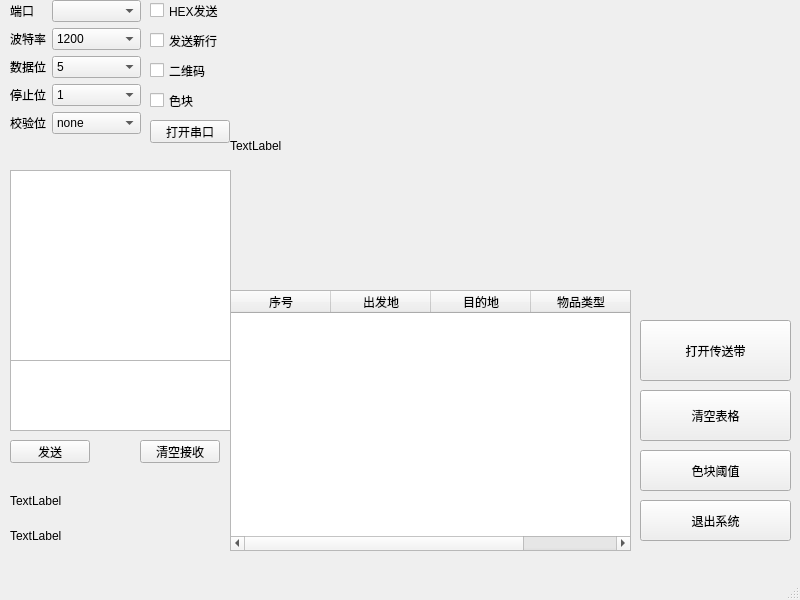
<?xml version="1.0" encoding="UTF-8"?>
<ui version="4.0">
 <class>MainWindow</class>
 <widget class="QMainWindow" name="MainWindow">
  <property name="geometry">
   <rect>
    <x>0</x>
    <y>0</y>
    <width>800</width>
    <height>600</height>
   </rect>
  </property>
  <property name="windowTitle">
   <string>MainWindow</string>
  </property>
  <widget class="QWidget" name="centralwidget">
   <widget class="QLabel" name="label">
    <property name="geometry">
     <rect>
      <x>230</x>
      <y>0</y>
      <width>401</width>
      <height>291</height>
     </rect>
    </property>
    <property name="text">
     <string>TextLabel</string>
    </property>
   </widget>
   <widget class="QPushButton" name="pushButton">
    <property name="geometry">
     <rect>
      <x>640</x>
      <y>500</y>
      <width>151</width>
      <height>41</height>
     </rect>
    </property>
    <property name="text">
     <string>退出系统</string>
    </property>
   </widget>
   <widget class="QPushButton" name="pushButton_3">
    <property name="geometry">
     <rect>
      <x>640</x>
      <y>450</y>
      <width>151</width>
      <height>41</height>
     </rect>
    </property>
    <property name="text">
     <string>色块阈值</string>
    </property>
   </widget>
   <widget class="QPushButton" name="openbt">
    <property name="geometry">
     <rect>
      <x>150</x>
      <y>120</y>
      <width>80</width>
      <height>23</height>
     </rect>
    </property>
    <property name="text">
     <string>打开串口</string>
    </property>
   </widget>
   <widget class="QLabel" name="qrCodeLabel">
    <property name="geometry">
     <rect>
      <x>10</x>
      <y>480</y>
      <width>201</width>
      <height>41</height>
     </rect>
    </property>
    <property name="text">
     <string>TextLabel</string>
    </property>
   </widget>
   <widget class="QWidget" name="layoutWidget">
    <property name="geometry">
     <rect>
      <x>10</x>
      <y>0</y>
      <width>131</width>
      <height>161</height>
     </rect>
    </property>
    <layout class="QFormLayout" name="formLayout">
     <item row="0" column="0">
      <widget class="QLabel" name="label_2">
       <property name="text">
        <string>端口</string>
       </property>
      </widget>
     </item>
     <item row="0" column="1">
      <widget class="QComboBox" name="comboBox"/>
     </item>
     <item row="1" column="0">
      <widget class="QLabel" name="label_3">
       <property name="text">
        <string>波特率</string>
       </property>
      </widget>
     </item>
     <item row="1" column="1">
      <widget class="QComboBox" name="comboBox_2">
       <property name="currentText">
        <string>1200</string>
       </property>
       <item>
        <property name="text">
         <string>1200</string>
        </property>
       </item>
       <item>
        <property name="text">
         <string>2400</string>
        </property>
       </item>
       <item>
        <property name="text">
         <string>4800</string>
        </property>
       </item>
       <item>
        <property name="text">
         <string>9600</string>
        </property>
       </item>
       <item>
        <property name="text">
         <string>19200</string>
        </property>
       </item>
       <item>
        <property name="text">
         <string>38400</string>
        </property>
       </item>
       <item>
        <property name="text">
         <string>57600</string>
        </property>
       </item>
       <item>
        <property name="text">
         <string>115200</string>
        </property>
       </item>
      </widget>
     </item>
     <item row="2" column="0">
      <widget class="QLabel" name="label_4">
       <property name="text">
        <string>数据位</string>
       </property>
      </widget>
     </item>
     <item row="2" column="1">
      <widget class="QComboBox" name="comboBox_3">
       <property name="currentText">
        <string>5</string>
       </property>
       <item>
        <property name="text">
         <string>5</string>
        </property>
       </item>
       <item>
        <property name="text">
         <string>6</string>
        </property>
       </item>
       <item>
        <property name="text">
         <string>7</string>
        </property>
       </item>
       <item>
        <property name="text">
         <string>8</string>
        </property>
       </item>
      </widget>
     </item>
     <item row="3" column="0">
      <widget class="QLabel" name="label_5">
       <property name="text">
        <string>停止位</string>
       </property>
      </widget>
     </item>
     <item row="3" column="1">
      <widget class="QComboBox" name="comboBox_4">
       <item>
        <property name="text">
         <string>1</string>
        </property>
       </item>
       <item>
        <property name="text">
         <string>1.5</string>
        </property>
       </item>
       <item>
        <property name="text">
         <string>2</string>
        </property>
       </item>
      </widget>
     </item>
     <item row="4" column="0">
      <widget class="QLabel" name="label_6">
       <property name="text">
        <string>校验位</string>
       </property>
      </widget>
     </item>
     <item row="4" column="1">
      <widget class="QComboBox" name="comboBox_5">
       <item>
        <property name="text">
         <string>none</string>
        </property>
       </item>
       <item>
        <property name="text">
         <string>奇校验</string>
        </property>
       </item>
       <item>
        <property name="text">
         <string>偶校验</string>
        </property>
       </item>
      </widget>
     </item>
    </layout>
   </widget>
   <widget class="QTextEdit" name="sendEdit">
    <property name="geometry">
     <rect>
      <x>10</x>
      <y>360</y>
      <width>221</width>
      <height>71</height>
     </rect>
    </property>
   </widget>
   <widget class="QPlainTextEdit" name="recvEdit">
    <property name="geometry">
     <rect>
      <x>10</x>
      <y>170</y>
      <width>221</width>
      <height>191</height>
     </rect>
    </property>
   </widget>
   <widget class="QPushButton" name="pushButton_2">
    <property name="geometry">
     <rect>
      <x>10</x>
      <y>440</y>
      <width>80</width>
      <height>23</height>
     </rect>
    </property>
    <property name="text">
     <string>发送</string>
    </property>
   </widget>
   <widget class="QPushButton" name="pushButton_5">
    <property name="geometry">
     <rect>
      <x>140</x>
      <y>440</y>
      <width>80</width>
      <height>23</height>
     </rect>
    </property>
    <property name="text">
     <string>清空接收</string>
    </property>
   </widget>
   <widget class="QCheckBox" name="chk_send_hex">
    <property name="geometry">
     <rect>
      <x>150</x>
      <y>0</y>
      <width>82</width>
      <height>21</height>
     </rect>
    </property>
    <property name="text">
     <string>HEX发送</string>
    </property>
   </widget>
   <widget class="QCheckBox" name="chk_send_line">
    <property name="geometry">
     <rect>
      <x>150</x>
      <y>30</y>
      <width>82</width>
      <height>21</height>
     </rect>
    </property>
    <property name="text">
     <string>发送新行</string>
    </property>
   </widget>
   <widget class="QTableWidget" name="tableWidget">
    <property name="geometry">
     <rect>
      <x>230</x>
      <y>290</y>
      <width>401</width>
      <height>261</height>
     </rect>
    </property>
    <column>
     <property name="text">
      <string>序号</string>
     </property>
    </column>
    <column>
     <property name="text">
      <string>出发地</string>
     </property>
    </column>
    <column>
     <property name="text">
      <string>目的地</string>
     </property>
    </column>
    <column>
     <property name="text">
      <string>物品类型</string>
     </property>
    </column>
   </widget>
   <widget class="QPushButton" name="pushButton_4">
    <property name="geometry">
     <rect>
      <x>640</x>
      <y>390</y>
      <width>151</width>
      <height>51</height>
     </rect>
    </property>
    <property name="text">
     <string>清空表格</string>
    </property>
   </widget>
   <widget class="QLabel" name="label_7">
    <property name="geometry">
     <rect>
      <x>10</x>
      <y>520</y>
      <width>201</width>
      <height>31</height>
     </rect>
    </property>
    <property name="text">
     <string>TextLabel</string>
    </property>
   </widget>
   <widget class="QCheckBox" name="checkBox">
    <property name="geometry">
     <rect>
      <x>150</x>
      <y>60</y>
      <width>82</width>
      <height>21</height>
     </rect>
    </property>
    <property name="text">
     <string>二维码</string>
    </property>
   </widget>
   <widget class="QCheckBox" name="checkBox_4">
    <property name="geometry">
     <rect>
      <x>150</x>
      <y>90</y>
      <width>82</width>
      <height>21</height>
     </rect>
    </property>
    <property name="text">
     <string>色块</string>
    </property>
   </widget>
   <widget class="QPushButton" name="pushButton_6">
    <property name="geometry">
     <rect>
      <x>640</x>
      <y>320</y>
      <width>151</width>
      <height>61</height>
     </rect>
    </property>
    <property name="text">
     <string>打开传送带</string>
    </property>
   </widget>
  </widget>
  <widget class="QMenuBar" name="menubar">
   <property name="geometry">
    <rect>
     <x>0</x>
     <y>0</y>
     <width>800</width>
     <height>20</height>
    </rect>
   </property>
  </widget>
  <widget class="QStatusBar" name="statusbar"/>
 </widget>
 <resources/>
 <connections/>
</ui>
